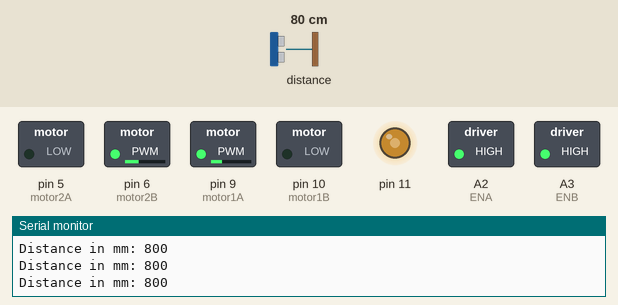
Bench run of a sketch on a simulated Arduino Uno, built with avr-gcc and run on an emulated ATmega328P. Shown: switched loads named in the sketch (green lamp = pin HIGH), output pins drawn as LEDs (lit = HIGH), the last lines printed to the serial monitor. The test bench sets the inputs (shaded band); at power-on: distance to the obstacle 80 cm.

Above: at 3.2 s.
3.3 s: distance to the obstacle set to 11 cm
4.8 s: distance to the obstacle set to 8 cm
At 5.6 s:
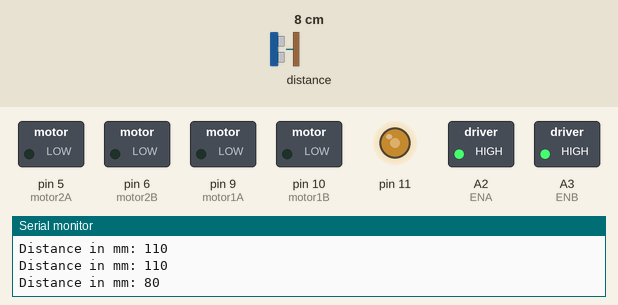
7.8 s: distance to the obstacle set to 18 cm
At 10.6 s:
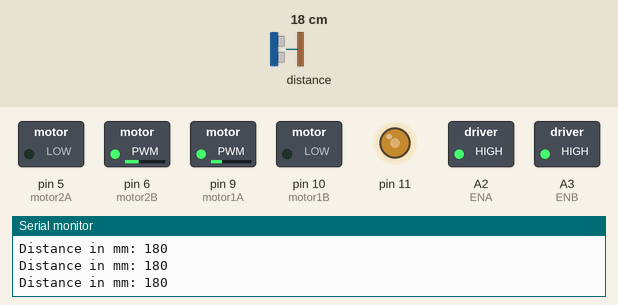
10.8 s: distance to the obstacle set to 2 cm
At 13.6 s:
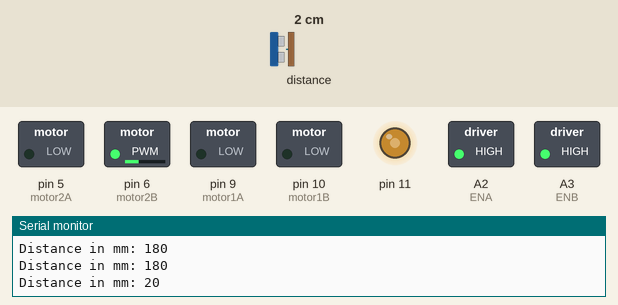
13.8 s: distance to the obstacle set to 120 cm
At 17.3 s:
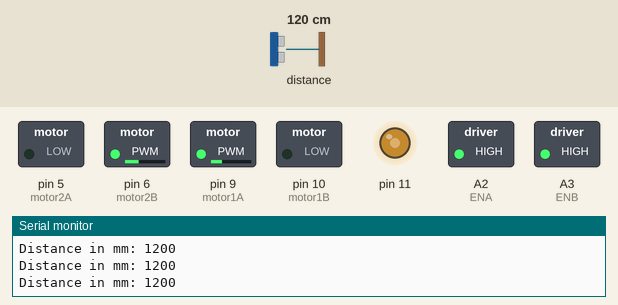
Timing chart, 0 to 17.8 s (numbered marks = the images above; inputs shaded):
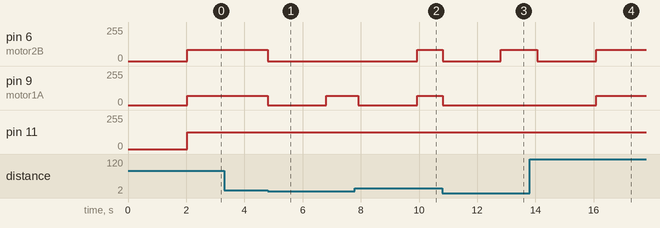

Measured:
- the behaviour switches between 10 and 9 cm on distance to the obstacle (found by bisection; images 0 and 1)
- after the input at 4.8 s, pin 6 (motor2B): 85/255 → 0/255 at once; pin 9 (motor1A): 70/255 → 0/255 at once, → 70/255 2.0 s later
- after the input at 7.8 s, pin 6 (motor2B): 0/255 → 85/255 after 2.1 s
- after the input at 10.8 s, pin 6 (motor2B): 85/255 → 0/255 at once, → 85/255 2.0 s later; pin 9 (motor1A): 70/255 → 0/255 at once
- after the input at 13.8 s, pin 9 (motor1A): 0/255 → 70/255 after 2.3 s

The sketch:

lidar_obstacle_avoidance_robot.ino
```cpp
#include "Adafruit_VL53L0X.h"

Adafruit_VL53L0X lox = Adafruit_VL53L0X();

#define ENA A2      // Motor A Enable
#define motor1A 9     // INA
#define motor1B 10     // INB
#define motor2A 5     // INC
#define motor2B 6     // IND
#define ENB A3		  // Motor B Enable
int say = 2;
void setup(){
  Serial.begin(9600);
  if (!lox.begin()) {
    Serial.println(F("Failed to boot VL53L0X"));
    while(1);
  }
  pinMode(motor1A, OUTPUT); //solteker
  pinMode(motor1B, OUTPUT); //solteker
  pinMode(motor2A, OUTPUT); //sagteker
  pinMode(motor2B, OUTPUT); //sag teker
  pinMode(ENA, OUTPUT);
  pinMode(ENB, OUTPUT);
  pinMode(11, OUTPUT);

  // L298n aktivlesdir
  digitalWrite(ENA, HIGH);
  digitalWrite(ENB, HIGH);
  delay(2000);
  Serial.println(F("VL53L0X API Continuous Ranging example\n\n"));
  lox.startRangeContinuous();
}

void loop(){
  int mesafe = lox.readRange();
  Serial.print("Distance in mm: ");
  Serial.println(mesafe);

  analogWrite(11, 127);

  qabaga();

  if(mesafe < 100){
    dayan();
    say++;
    delay(2000);
    if(say==6){
      while(1){
        dayan();
      }
    }
    if(say%2==0){ //qalig sifirdisa cutdu
      sola180();
    }else{ //
      saga180();
    }
  }


}

void sola180(){
  soladon();
  delay(1250);
  dayan();
  delay(2000);
}

void saga180(){
  sagadon();
  delay(1100);
  dayan();
  delay(2000);
}

void qabaga(){
  analogWrite(motor1A, 70);
  digitalWrite(motor1B, 0);
  digitalWrite(motor2A, 0); //sag teker
  analogWrite(motor2B, 85); //sag teker
}

void soladon(){
  digitalWrite(motor1A, 0);
  analogWrite(motor1B, 0);
  digitalWrite(motor2A, 0);
  analogWrite(motor2B, 85);
}

void sagadon(){
  analogWrite(motor1A, 70); //sol teker qabaga
  digitalWrite(motor1B, 0);
  analogWrite(motor2A, 0);
  digitalWrite(motor2B, 0);
}

void dayan(){
  digitalWrite(motor1A, 0);
  digitalWrite(motor1B, 0);
  digitalWrite(motor2A, 0);
  digitalWrite(motor2B, 0);
}
```
